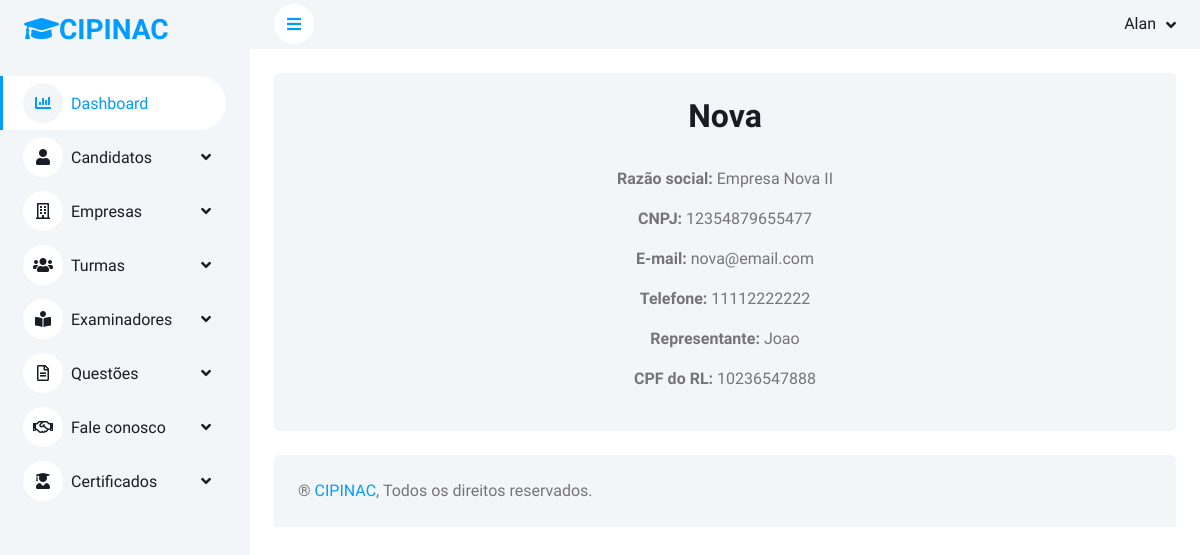
The app's page /empresa/visualizar/1/ (signed in) with its own data.
### alunos/models.py (models this page shows, shortened)
class Empresa(models.Model):
    razao_social = models.CharField(max_length=100)
    nome_fantasia = models.CharField(max_length=100)
    cnpj = models.CharField(max_length=14, unique=True)
    email = models.EmailField(max_length=50, null=True, blank=True, unique=True)
    telefone = models.CharField(max_length=11, null=True, blank=True)
    representante_legal = models.CharField(max_length=100)
    cpf_representante_legal = models.CharField(max_length=11)

### alunos/views.py (the view)
# urls.py: path('empresa/visualizar/<int:pk>/', views.visualizar_empresa, name='visualizar_empresa'),
@login_required(login_url='index')
def visualizar_empresa(request, pk):
    empresa = Empresa.objects.get(id=pk)
    return render(request, 'visualizar-empresa.html', {'empresa': empresa})

### templates/visualizar-empresa.html (shortened to what this page needs)
{% extends 'base.html' %}
{% load static %}
{% load widget_tweaks %}
{% block content %}
                    <div class="container-fluid pt-4 px-4 text-center">
                        <div class="bg-light rounded h-100 p-4">
                            <h2>{{empresa.nome_fantasia}}</h2>
                            <p><b>Razão social:</b> {{empresa.razao_social}}</p>
                            <p><b>CNPJ:</b> {{empresa.cnpj}}</p>
                            <p><b>E-mail:</b> {{empresa.email}}</p>
                            <p><b>Telefone:</b> {{empresa.telefone}}</p>
                            <p><b>Representante:</b> {{empresa.representante_legal}}</p>
                            <p><b>CPF do RL:</b> {{empresa.cpf_representante_legal}}</p>
                        </div>
                    </div>
{% endblock %}

### templates/base.html (shortened to what this page needs)
{% load static %}
<!DOCTYPE html>
<html lang="pt-br">
<head>
    <link href="https://cdnjs.cloudflare.com/ajax/libs/font-awesome/5.10.0/css/all.min.css" rel="stylesheet">
    <link href="https://cdn.jsdelivr.net/npm/bootstrap-icons@1.4.1/font/bootstrap-icons.css" rel="stylesheet">
    <link href="{% static 'assets/css/bootstrap.min.css' %}" rel="stylesheet">
    <link href="{% static 'assets/css/style.css' %}" rel="stylesheet">
</head>
<body>
    <div class="container-xxl position-relative bg-white d-flex p-0">
        <div class="sidebar pe-4 pb-3">
            <nav class="navbar bg-light navbar-light">
                <a href="{% url 'index' %}" class="navbar-brand mx-4 mb-3">
                    <h3 class="text-primary"><i class="fa fa-graduation-cap"></i>CIPINAC</h3>
                </a>
                <div class="navbar-nav w-100">
                    <a href="{% url 'dashboard' %}" class="nav-item nav-link active"><i class="fa fa-chart-bar me-2"></i>Dashboard</a>
                    <div class="nav-item dropdown">
                        <a href="#" class="nav-link dropdown-toggle" data-bs-toggle="dropdown"><i class="fa fa-user me-2"></i>Candidatos</a>
                    </div>
                    <div class="nav-item dropdown">
                        <a href="#" class="nav-link dropdown-toggle" data-bs-toggle="dropdown"><i class="far fa-building me-2"></i>Empresas</a>
                    <div class="nav-item dropdown">
                        <a href="#" class="nav-link dropdown-toggle" data-bs-toggle="dropdown"><i class="far fas fa-users me-2"></i>Turmas</a>
                    </div>
                    <div class="nav-item dropdown">
                        <a href="#" class="nav-link dropdown-toggle" data-bs-toggle="dropdown"><i class="far fas fa-book-reader me-2"></i>Examinadores</a>
                    </div>
                    <div class="nav-item dropdown">
                        <a href="#" class="nav-link dropdown-toggle" data-bs-toggle="dropdown"><i class="far fa-file-alt me-2"></i>Questões</a>
                    </div>
                    <div class="nav-item dropdown">
                        <a href="#" class="nav-link dropdown-toggle" data-bs-toggle="dropdown"><i class="far far fa-handshake me-2"></i>Fale conosco</a>
                    </div>
                    <div class="nav-item dropdown">
                        <a href="#" class="nav-link dropdown-toggle" data-bs-toggle="dropdown"><i class="far far fas fa-user-graduate me-2"></i>Certificados</a>
                    </div>
                </div>
            </nav>
        </div>
        <div class="content">
            <nav class="navbar navbar-expand bg-light navbar-light sticky-top px-4 py-0">
                <a href="#" class="sidebar-toggler flex-shrink-0">
                    <i class="fa fa-bars"></i>
                </a>
                <div class="navbar-nav align-items-center ms-auto">
                    <div class="nav-item dropdown">
                        <a href="#" class="nav-link dropdown-toggle" data-bs-toggle="dropdown">
                            <span class="d-none d-lg-inline-flex">{{request.user.first_name}}</span>
                        </a>
                    </div>
                </div>
            </nav>
                    {% block content %}{% endblock %}
            <div class="container-fluid pt-4 px-4">
                <div class="bg-light rounded-top p-4">
                    <div class="row">
                        <div class="col-12 col-sm-6 text-center text-sm-start">
                            ® <a href="#">CIPINAC</a>, Todos os direitos reservados.
                        </div>
                    </div>
                </div>
            </div>
        </div>
    </div>
</body>
</html>

### static/assets/css/style.css (style rules this page uses)
:root { --primary: #009CFF; --light: #F3F6F9; --dark: #191C24; }
.sidebar { position: fixed; top: 0; left: 0; bottom: 0; width: 250px; height: 100vh; overflow-y: auto; background: var(--light); transition: 0.5s; z-index: 999; }
.content { margin-left: 250px; min-height: 100vh; background: #FFFFFF; transition: 0.5s; }
@media (min-width: 992px) { .sidebar { margin-left: 0; } }
@media (min-width: 992px) { .content { width: calc(100% - 250px); } }
.sidebar .navbar .navbar-nav .nav-link { padding: 7px 20px; color: var(--dark); font-weight: 500; border-left: 3px solid var(--light); border-radius: 0 30px 30px 0; outline: none; }
.sidebar .navbar .navbar-nav .nav-link:hover, .sidebar .navbar .navbar-nav .nav-link.active { color: var(--primary); background: #FFFFFF; border-color: var(--primary); }
.sidebar .navbar .navbar-nav .nav-link i { width: 40px; height: 40px; display: inline-flex; align-items: center; justify-content: center; background: #FFFFFF; border-radius: 40px; }
.sidebar .navbar .navbar-nav .nav-link:hover i, .sidebar .navbar .navbar-nav .nav-link.active i { background: var(--light); }
.sidebar .navbar .dropdown-toggle::after { position: absolute; top: 15px; right: 15px; border: none; content: "\f107"; font-family: "Font Awesome 5 Free"; font-weight: 900; transition: .5s; }
.content .navbar .navbar-nav .nav-link { margin-left: 25px; padding: 12px 0; color: var(--dark); outline: none; }
.content .navbar .sidebar-toggler, .content .navbar .navbar-nav .nav-link i { width: 40px; height: 40px; display: inline-flex; align-items: center; justify-content: center; background: #FFFFFF; border-radius: 40px; }
.content .navbar .dropdown-toggle::after { margin-left: 6px; vertical-align: middle; border: none; content: "\f107"; font-family: "Font Awesome 5 Free"; font-weight: 900; transition: .5s; }

### records on screen
Empresa: nome_fantasia "Nova", razao_social "Empresa Nova II", cnpj "12354879655477", email "nova@email.com", telefone "11112222222", representante_legal "Joao", cpf_representante_legal "10236547888"

### other values on screen
{{ request.user.first_name }} "Alan"
